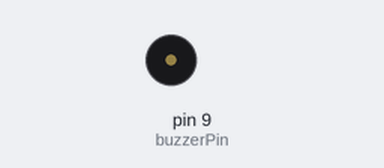
This sketch was run on a simulated Arduino Uno, built with avr-gcc and run on an emulated ATmega328P. Parts: buzzer (waves = sounding, pin HIGH).

Above: at 0.5 s.
Timing chart, 0 to 4.6 s (numbered marks = the images above):
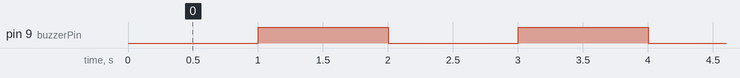

Measured:
- by itself, pin 9 (buzzerPin): alternates HIGH for 1.0 s and LOW for 1.0 s

The sketch:

teste_buzzer.ino
```cpp
const int buzzerPin = 9; // Pino onde o pino I/O do buzzer está conectado

void setup() {
  pinMode(buzzerPin, OUTPUT); // Configura o pino como saída
}

void loop() {
  digitalWrite(buzzerPin, LOW); // Liga o buzzer (LOW para low-level trigger)
  delay(1000);                 // Mantém ligado por 1 segundo
  digitalWrite(buzzerPin, HIGH); // Desliga o buzzer (HIGH para low-level trigger)
  delay(1000);                 // Mantém desligado por 1 segundo
}
```
